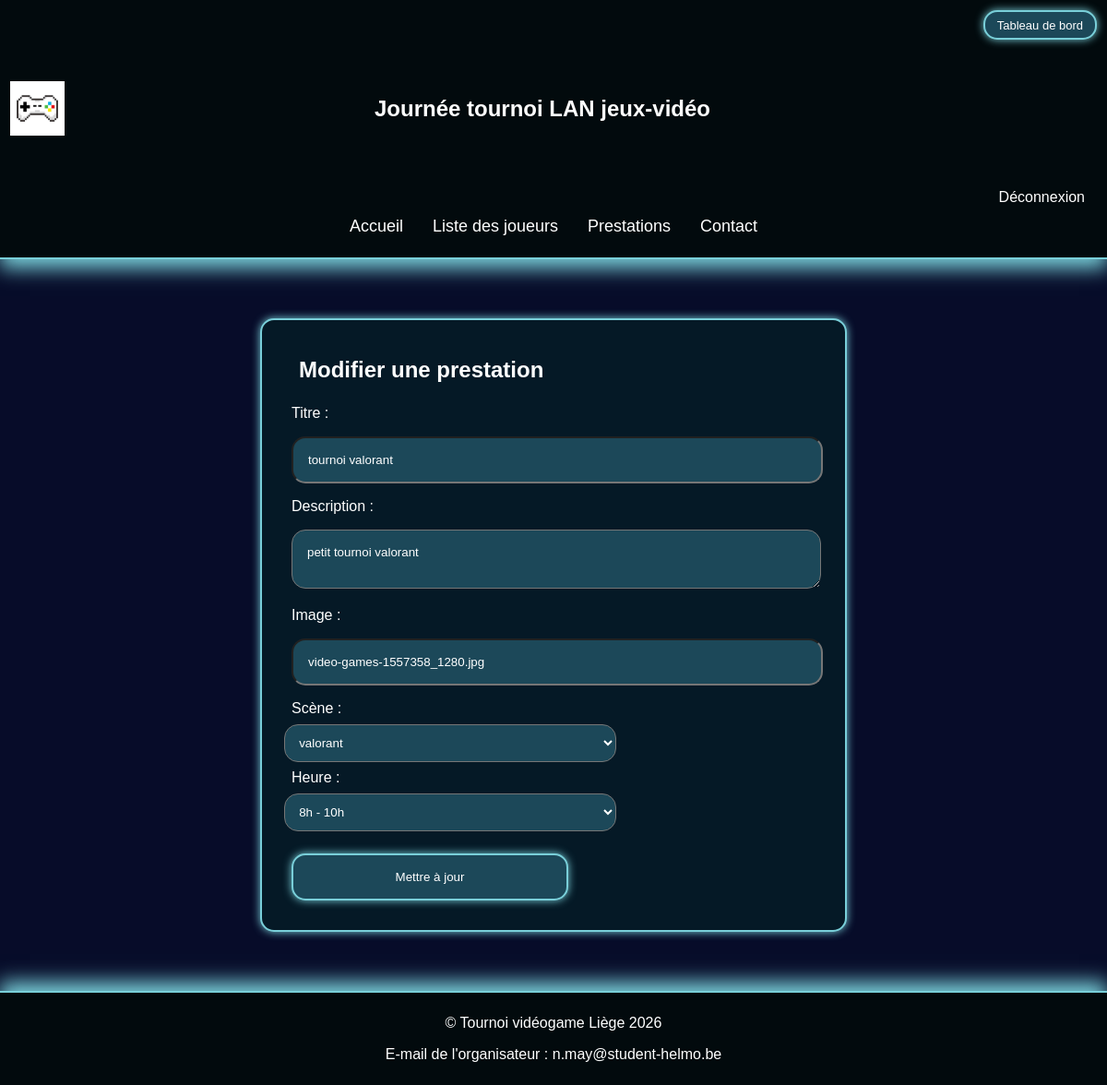
Screenshot of /updatePrestation.php?id=1 (signed in) with the database file from the repository.
### tables this page shows
CREATE TABLE `prestation` (
  `idPrestation` int(2) NOT NULL,
  `titre` varchar(50) NOT NULL,
  `description` varchar(200) NOT NULL,
  `image` varchar(100) NOT NULL,
  `idScene` int(2) NOT NULL,
  `idJoueur` int(2) NOT NULL,
  `idheure` int(2) DEFAULT NULL
);

CREATE TABLE `scene` (
  `idScene` int(2) NOT NULL,
  `nom` varchar(50) NOT NULL
);

CREATE TABLE `heure` (
  `idHeure` int(1) NOT NULL,
  `Heure1` int(1) NOT NULL,
  `Heure2` int(1) NOT NULL
);

### app/Model/prestation.php (called while the page is built, shortened)
<?php
require_once __DIR__ . "/Scene.php";
require_once __DIR__ . "/Heure.php";
class Prestation
{
    private ?string $titre = null;
    private ?string $description = null;
    private ?string $image = null;
    private ?int $idScene = null;
    private ?int $idHeure = null;
    public function getTitre(): string
    {
        return $this->titre;
    }
    public function getDescription(): string
    {
        return $this->description;
    }
    public function getImage(): string
    {
        return $this->image;
    }
    public function getIdScene(): ?int
    {
        return $this->idScene;
    }
    public function getIdHeure(): ?int
    {
        return $this->idHeure;
    }
    public static function findById(int $id)
    {
        $pdo = Database::getPDO();
        $requete = $pdo->prepare("SELECT idPrestation AS idPrestation, idScene AS idScene, idJoueur AS idJoueur, idheure AS idHeure, titre AS titre, description AS description, image AS image FROM prestation WHERE idPrestation = :id");
        $requete->bindValue(':id', $id, PDO::PARAM_INT);
        $requete->execute();
        $requete->setFetchMode(PDO::FETCH_CLASS, Prestation::class);
        return $requete->fetch() ?: null;
    }
}

### app/Model/Scene.php (called while the page is built, shortened)
<?php
class Scene
{
    private ?int $idScene = null;
    private ?string $nom = null;
    public function getNom()
    {
        return $this->nom;
    }
    public function getIdScene()
    {
        return $this->idScene;
    }
    public static function findAll()
    {
        $pdo = Database::getPDO();
        $requete = $pdo->prepare("SELECT * FROM scene ORDER BY idScene ASC");
        $requete->execute();
        $requete->setFetchMode(PDO::FETCH_CLASS, Scene::class);
        return $requete->fetchAll();
    }
}
?>

### app/Model/Heure.php (called while the page is built, shortened)
<?php
class Heure {
    private ?int $idHeure = null;
    private ?int $Heure1 = null;
    private ?int $Heure2 = null;
    public function getIdHeure(): int {
        return $this->idHeure;
    }
    public function toString(): String {
        return $this->Heure1 . "h - ". $this->Heure2. "h";
    }
    public static function findAll() {
        $pdo = Database::getPDO();
        $requete = $pdo->prepare("SELECT * from heure order by idHeure asc");
        $requete->execute();
        $requete->setFetchMode(PDO::FETCH_CLASS, Heure::class);
        return $requete->fetchAll();
    }
}
?>

### updatePrestation.php (the view, shortened to what this page needs)
<?php
require_once __DIR__ . "/app/Model/prestation.php";
require_once __DIR__ . "/app/Model/Scene.php";
require_once __DIR__ . "/app/Model/Heure.php";
$error = [];
$title = '';
$idScene = null;
$idHeure = null;
$Joueur = null;
$isAdmin = false;
try {
    if (!empty($_SESSION['user_email'])) {
        $utilisateur = Utilisateur::findByEmail($_SESSION['user_email']);
        if ($utilisateur) {
            if (!$isAdmin) {
                $Joueur = $utilisateur->getJoueur();
            }
        }
    }
    $scenes = Scene::findAll();
    $heures = Heure::findAll();
} catch (Exception $e) {
    $error['db'] = "Erreur de base de données.";
    $scenes = [];
    $heures = [];
}
$prestationId = filter_var($_GET['id'] ?? null, FILTER_VALIDATE_INT);
if ($prestationId) {
    try {
        $prestation = Prestation::findById($prestationId);
        if ($prestation && ($isAdmin || ($Joueur && $prestation->getIdJoueur() === $Joueur->getIdJoueur()))) {
            $title = $prestation->getTitre();
            $description = $prestation->getDescription();
            $image = $prestation->getImage();
            $idScene = $prestation->getIdScene();
            $idHeure = $prestation->getIdHeure();
        } else {
            $error['access'] = "Prestation introuvable ou accès refusé.";
            $prestation = null;
        }
    } catch (Exception $e) {
        $error['db'] = "Erreur de base de données.";
    }
} else {
    if (empty($error['access'])) {
        $error['access'] = "Identifiant de prestation invalide.";
    }
}
?>
<!DOCTYPE html>
<html lang="fr">
<head>
    <link rel="stylesheet" href="assets/css/Style.css">
</head>
<body>
    <?php require_once "app/view/header.php"; ?>
    <main>
        <?php if (isset($error['access'])) : ?>
            <p><?php echo htmlspecialchars($error['access']); ?></p>
        <?php else : ?>
            <form action="updatePrestation.php?id=<?php echo htmlspecialchars($prestationId); ?>" method="post">
                <fieldset>
                    <h2>Modifier une prestation</h2>
                    <label for="title">Titre :</label>
                    <input type="text" id="title" name="title" placeholder="Titre de la prestation" value="<?php echo htmlspecialchars($title); ?>" required>
                    <label for="description">Description :</label>
                    <textarea id="message" name="description" placeholder="Description de la prestation" required><?php echo htmlspecialchars($description); ?></textarea>
                    <label for="image">Image  :</label>
                    <input type="text" id="image" name="image" placeholder="assets/img/monimage.jpg" value="<?php echo htmlspecialchars($image); ?>" required>
                    <label for="scene_id">Scène :</label><br>
                    <select id="scene_id" name="scene_id" required>
                        <?php foreach ($scenes as $sceneOption) : ?>
                            <option value="<?php echo htmlspecialchars($sceneOption->getIdScene()); ?>" <?php echo $sceneOption->getIdScene() === $idScene ? 'selected' : ''; ?>><?php echo htmlspecialchars($sceneOption->getNom()); ?></option>
                        <?php endforeach; ?>
                    </select><br>
                    <label for="heure_id">Heure :</label><br>
                    <select id="heure_id" name="heure_id" required>
                        <?php foreach ($heures as $heureOption) : ?>
                            <option value="<?php echo htmlspecialchars($heureOption->getIdHeure()); ?>" <?php echo $heureOption->getIdHeure() === $idHeure ? 'selected' : ''; ?>><?php echo htmlspecialchars($heureOption->toString()); ?></option>
                        <?php endforeach; ?>
                    </select>
                    <button type="submit">Mettre à jour</button>
                </fieldset>
            </form>
        <?php endif; ?>
    </main>
    <?php require_once "app/view/footer.php"; ?>
</body>
</html>

### assets/css/Style.css (style rules this page uses)
* { font-family: Arial, Helvetica, sans-serif; padding: 0; margin: 0; color: white; }
body { display: flex; flex-direction: column; min-height: 100vh; }
main { background-color: #070C29; display: flex; flex: 1; flex-direction: column; align-items: center; }
h2 { padding: 0.5rem; margin: 1rem; }
form { margin: 4rem 2rem 4rem 2rem; padding: 1rem; border: #79CFD9 solid 2px; box-shadow: #79CFD9 0 0 10px; display: flex; width: 50%; height: 100%; flex-direction: column; border-radius: 15px; background-color: #051926; }
fieldset { border: none; }
label { margin-left: 1rem; }
input, #message { padding: 1rem; border-radius: 15px; width: 90%; margin: 1rem; background-color: #1C4859; transition: 0.2s; }
button { padding: 1rem; border-radius: 15px; width: 50%; margin: 1rem; background-color: #1C4859; border: #79CFD9 solid 2px; box-shadow: #79CFD9 0 0 10px; transition: 0.3s ease; }
select { padding: 0.7rem; border-radius: 15px; margin: 0.5rem; background-color: #1C4859; width: 60%; transition: ease 0.2s; }

### rows the page displays
prestation: title "tournoi valorant", description "petit tournoi valorant", image "video-games-1557358_1280.jpg", scene_id "valorant", heure_id "8h - 10h"
